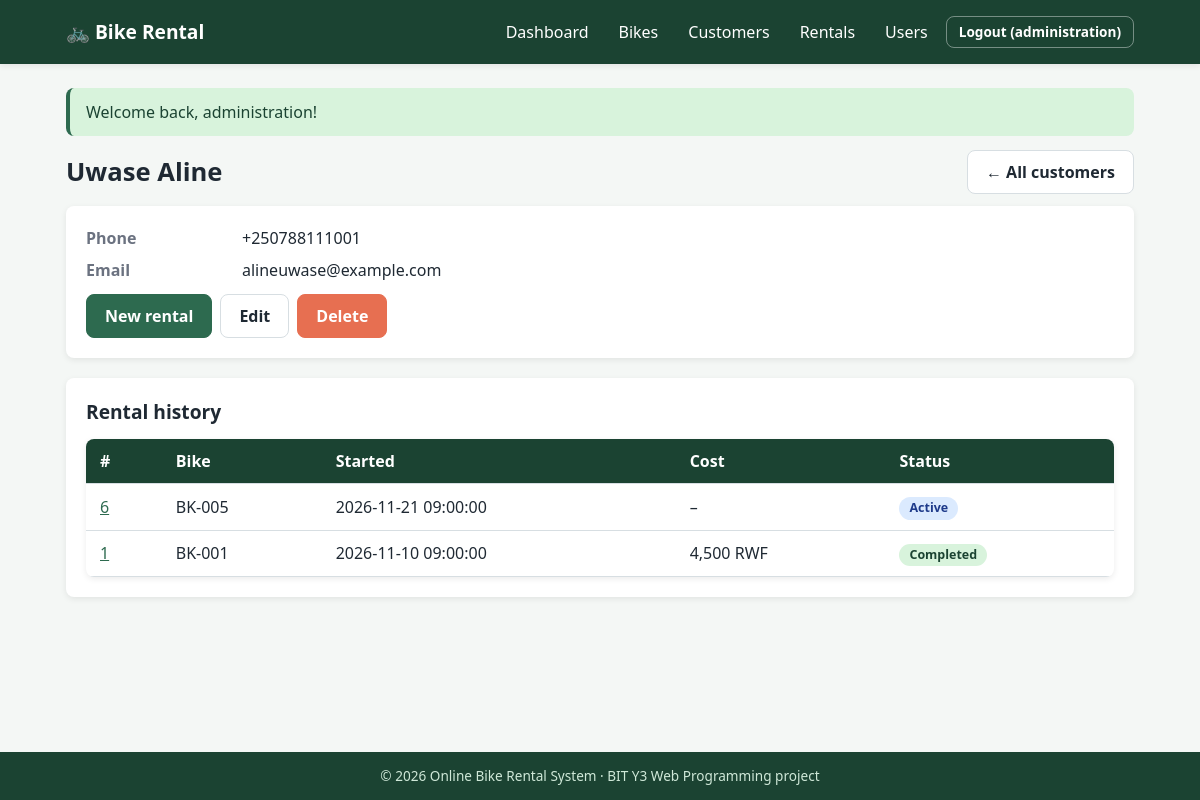
The app's page /index.php?route=customer-show&id=1 (signed in) with its own data.
### tables this page shows
CREATE TABLE customers (
    customer_id INT UNSIGNED AUTO_INCREMENT PRIMARY KEY,
    full_name   VARCHAR(100) NOT NULL,
    phone       VARCHAR(20)  NOT NULL,
    email       VARCHAR(100) NOT NULL UNIQUE
);

CREATE TABLE rentals (
    rental_id   INT UNSIGNED AUTO_INCREMENT PRIMARY KEY,
    bike_id     INT UNSIGNED NOT NULL,
    customer_id INT UNSIGNED NOT NULL,
    start_time  DATETIME NOT NULL,
    end_time    DATETIME NULL,
    total_cost  DECIMAL(10,2) NULL,
    status      ENUM('active','completed','cancelled') NOT NULL DEFAULT 'active',
    CONSTRAINT fk_rental_bike
        FOREIGN KEY (bike_id) REFERENCES bikes(bike_id)
        ON DELETE RESTRICT ON UPDATE CASCADE,
    CONSTRAINT fk_rental_customer
        FOREIGN KEY (customer_id) REFERENCES customers(customer_id)
        ON DELETE RESTRICT ON UPDATE CASCADE
);

CREATE TABLE bikes (
    bike_id     INT UNSIGNED AUTO_INCREMENT PRIMARY KEY,
    code        VARCHAR(20)  NOT NULL UNIQUE,
    model       VARCHAR(80)  NOT NULL,
    hourly_rate DECIMAL(10,2) NOT NULL CHECK (hourly_rate > 0),
    status      ENUM('available','rented','maintenance') NOT NULL DEFAULT 'available'
);

### src/Support/View.php (called while the page is built, shortened)
<?php
final class View
{
    public static function render(string $view, array $data = [], ?string $layout = 'layout/layout'): void
    {
        $file = __DIR__ . '/../Views/' . $view . '.php';
        extract($data, EXTR_SKIP);
        require $file;
    }
}

### src/Controllers/CustomerController.php (called while the page is built, shortened)
<?php
final class CustomerController
{
    private Customer $customers;
    public function __construct()
    {
        $this->customers = new Customer();
    }
    public function show(): void
    {
        $customer = $this->customers->find((int)($_GET['id'] ?? 0));
        $rentals = (new Rental())->forCustomer((int)$customer['customer_id']);
        View::render('customers/show', compact('customer', 'rentals'));
    }
}

### public/index.php (called while the page is built, shortened)
<?php
require __DIR__ . '/../src/bootstrap.php';
$routes = [
    'login'           => [AuthController::class, 'login'],
    'register'        => [AuthController::class, 'register'],
    'logout'          => [AuthController::class, 'logout'],
    'dashboard'       => [DashboardController::class, 'index'],
    'bikes'           => [BikeController::class, 'index'],
    'bike-show'       => [BikeController::class, 'show'],
    'bike-form'       => [BikeController::class, 'form'],
    'bike-save'       => [BikeController::class, 'save'],
    'bike-delete'     => [BikeController::class, 'delete'],
    'customers'       => [CustomerController::class, 'index'],
    'customer-show'   => [CustomerController::class, 'show'],
    'customer-form'   => [CustomerController::class, 'form'],
    'customer-save'   => [CustomerController::class, 'save'],
    'customer-delete' => [CustomerController::class, 'delete'],
    'rentals'         => [RentalController::class, 'index'],
    'rental-show'     => [RentalController::class, 'show'],
    'rental-form'     => [RentalController::class, 'form'],
    'rental-save'     => [RentalController::class, 'save'],
    'rental-return'   => [RentalController::class, 'finish'],
    'rental-cancel'   => [RentalController::class, 'cancel'],
    'rental-delete'   => [RentalController::class, 'delete'],
    'users'           => [UserController::class, 'index'],
    'user-form'       => [UserController::class, 'form'],
    'user-save'       => [UserController::class, 'save'],
    'user-delete'     => [UserController::class, 'delete'],
    'api-bikes'       => [BikeApiController::class, 'index'],
];
$route = (string)($_GET['route'] ?? 'dashboard');
[$class, $method] = $routes[$route];
(new $class())->$method();

### src/bootstrap.php (called while the page is built, shortened)
<?php
spl_autoload_register(static function (string $class): void {
    $prefix = 'App\\';
    $file = __DIR__ . '/' . str_replace('\\', '/', substr($class, strlen($prefix))) . '.php';
});
require __DIR__ . '/Support/helpers.php';

### src/Support/Config.php (called while the page is built, shortened)
<?php
final class Config
{
    private static ?array $data = null;
    public static function get(string $key): mixed
    {
        self::$data ??= require __DIR__ . '/../../config/config.php';
        return self::$data[$key] ?? null;
    }
}

### src/Support/Database.php (called while the page is built, shortened)
<?php
final class Database
{
    private static ?PDO $pdo = null;
    public static function pdo(): PDO
    {
        if (self::$pdo === null) {
            $c = Config::get('db');
            $dsn = $c['dsn'] ?: "mysql:host={$c['host']};dbname={$c['name']};charset={$c['charset']}";
            try {
                self::$pdo = new PDO($dsn, $c['dsn'] ? null : $c['user'], $c['dsn'] ? null : $c['pass'], [
                    PDO::ATTR_ERRMODE            => PDO::ERRMODE_EXCEPTION,
                    PDO::ATTR_DEFAULT_FETCH_MODE => PDO::FETCH_ASSOC,
                    PDO::ATTR_EMULATE_PREPARES   => false,
                ]);
            } catch (PDOException $e) {
                ErrorHandler::log($e);
                throw new \RuntimeException('Database connection failed.', 0, $e);
            }
        }
        return self::$pdo;
    }
}

### src/Models/BaseModel.php (called while the page is built, shortened)
<?php
abstract class BaseModel
{
    protected PDO $db;
    public function __construct()
    {
        $this->db = Database::pdo();
    }
    protected function one(string $sql, array $params = []): ?array
    {
        $st = $this->db->prepare($sql);
        $st->execute($params);
        return $st->fetch() ?: null;
    }
    protected function all(string $sql, array $params = []): array
    {
        $st = $this->db->prepare($sql);
        $st->execute($params);
        return $st->fetchAll();
    }
}

### src/Models/Customer.php (called while the page is built, shortened)
<?php
final class Customer extends BaseModel
{
    public function find(int $id): ?array
    {
        return $this->one('SELECT * FROM customers WHERE customer_id = :id', [':id' => $id]);
    }
}

### src/Models/Rental.php (called while the page is built, shortened)
<?php
final class Rental extends BaseModel
{
    public function forCustomer(int $customerId): array
    {
        return $this->all(self::SELECT . ' WHERE r.customer_id = :id ORDER BY r.start_time DESC', [':id' => $customerId]);
    }
}

### src/Views/customers/show.php (the view, shortened to what this page needs)
<div class="page-head"><h1><?= e($customer['full_name']) ?></h1>
    <a class="btn" href="<?= e(url('customers')) ?>">&larr; All customers</a></div>
<section class="card">
    <dl class="details-list">
        <dt>Phone</dt><dd><?= e($customer['phone']) ?></dd>
        <dt>Email</dt><dd><?= e($customer['email']) ?></dd>
    </dl>
    <div class="actions">
        <a class="btn btn-primary" href="<?= e(url('rental-form')) ?>">New rental</a>
        <a class="btn" href="<?= e(url('customer-form', ['id' => $customer['customer_id']])) ?>">Edit</a>
        <?= post_button('customer-delete', (int)$customer['customer_id'], 'Delete', 'btn btn-danger', 'Delete customer ' . $customer['full_name'] . '?') ?>
    </div>
</section>
<section class="card"><h2>Rental history</h2>
<?php if (!$rentals): ?><p class="muted">No rentals yet.</p><?php else: ?>
<div class="table-wrap"><table class="data-table">
    <thead><tr><th>#</th><th>Bike</th><th>Started</th><th>Cost</th><th>Status</th></tr></thead><tbody>
    <?php foreach ($rentals as $r): ?>
        <tr><td><a href="<?= e(url('rental-show', ['id' => $r['rental_id']])) ?>"><?= (int)$r['rental_id'] ?></a></td>
            <td><?= e($r['bike_code']) ?></td><td><?= e($r['start_time']) ?></td>
            <td><?= $r['total_cost'] !== null ? e(money($r['total_cost'])) : '&ndash;' ?></td>
            <td><?= status_badge($r['status']) ?></td></tr>
    <?php endforeach; ?></tbody></table></div>
<?php endif; ?></section>

### src/Support/helpers.php (shortened to what this page needs)
<?php
function e(mixed $value): string
{
    return htmlspecialchars((string)$value, ENT_QUOTES | ENT_SUBSTITUTE, 'UTF-8');
}
function base_path(): string
{
    $dir = str_replace('\\', '/', dirname($_SERVER['SCRIPT_NAME'] ?? '/index.php'));
    return rtrim($dir, '/');
}
function url(string $route = 'dashboard', array $params = []): string
{
    $query = http_build_query(['route' => $route] + $params);
    return base_path() . '/index.php?' . $query;
}
function csrf_field(): string
{
    return '<input type="hidden" name="csrf" value="' . e(\App\Support\Csrf::token()) . '">';
}
function money(mixed $amount): string
{
    return number_format((float)$amount, 0, '.', ',') . ' RWF';
}
function status_badge(string $status): string
{
    return '<span class="badge badge-' . e($status) . '">' . e(ucfirst($status)) . '</span>';
}
function post_button(string $route, int $id, string $label, string $class = 'btn btn-small', ?string $confirm = null): string
{
    return '<form method="post" action="' . e(url($route)) . '" class="inline-form"'
        . ($confirm ? ' data-confirm="' . e($confirm) . '"' : '') . '>'
        . csrf_field() . '<input type="hidden" name="id" value="' . $id . '">'
        . '<button type="submit" class="' . e($class) . '">' . e($label) . '</button></form>';
}

### public/assets/css/style.css (style rules this page uses)
:root { --primary: #1b4332; --primary-light: #2d6a4f; --accent: #f4a261; --accent-dark: #e76f51; --bg: #f4f7f5; --white: #fff; --text: #1f2933; --muted: #6b7280; --border: #d7dee2; --success-bg: #d8f3dc; --success-fg: #1b4332; --error-bg: #fde2e2; --error-fg: #7f1d1d; --radius: 8px; --shadow: 0 2px 6px rgba(0,0,0,.08); --font: 'Segoe UI', Tahoma, Geneva, Verdana, sans-serif; }
* { margin: 0; padding: 0; box-sizing: border-box; }
body { font-family: var(--font); background: var(--bg); color: var(--text); line-height: 1.5; min-height: 100vh; display: flex; flex-direction: column; }
a { color: var(--primary-light); }
h1 { margin-bottom: 16px; font-size: 1.6rem; }
h2 { font-size: 1.2rem; margin-bottom: 12px; }
.card { background: var(--white); border-radius: var(--radius); box-shadow: var(--shadow); padding: 20px; margin-bottom: 20px; }
.card-head, .page-head { display: flex; justify-content: space-between; align-items: center; gap: 12px; flex-wrap: wrap; margin-bottom: 12px; }
.page-head h1 { margin: 0; }
.btn { display: inline-block; padding: 9px 18px; border: 1px solid var(--border); border-radius: var(--radius); background: var(--white); color: var(--text); font: inherit; font-weight: 600; cursor: pointer; text-decoration: none; transition: background .2s; }
.btn-primary { background: var(--primary-light); border-color: var(--primary-light); color: #fff; }
.btn-danger { background: var(--accent-dark); border-color: var(--accent-dark); color: #fff; }
.actions { display: flex; gap: 8px; flex-wrap: wrap; align-items: center; margin-top: 12px; }
.inline-form { display: inline; }
.table-wrap { overflow-x: auto; background: var(--white); border-radius: var(--radius); box-shadow: var(--shadow); }
.data-table { width: 100%; border-collapse: collapse; }
.data-table th, .data-table td { padding: 10px 14px; text-align: left; border-bottom: 1px solid var(--border); white-space: nowrap; }
.data-table thead { background: var(--primary); color: #fff; }
.badge { display: inline-block; padding: 2px 10px; border-radius: 12px; font-size: .78rem; font-weight: 700; }
.badge-available, .badge-completed { background: #d8f3dc; color: #1b4332; }
.badge-rented, .badge-active { background: #dbeafe; color: #1e3a8a; }
.details-list { display: grid; grid-template-columns: 140px 1fr; gap: 8px 16px; }
.details-list dt { font-weight: 700; color: var(--muted); }

### records on screen
customers: full_name "Uwase Aline", phone "+250788111001", email "alineuwase@example.com"
rentals: rental_id "6", bike.code "BK-005", start_time "2026-11-21 09:00:00", status "Active"
rentals: rental_id "1", bike.code "BK-001", start_time "2026-11-10 09:00:00", total_cost "4,500 RWF", status "Completed"

### other values on screen
$user['username'] "administration"
$f['message'] "Welcome back, administration!"
$label "Delete"
